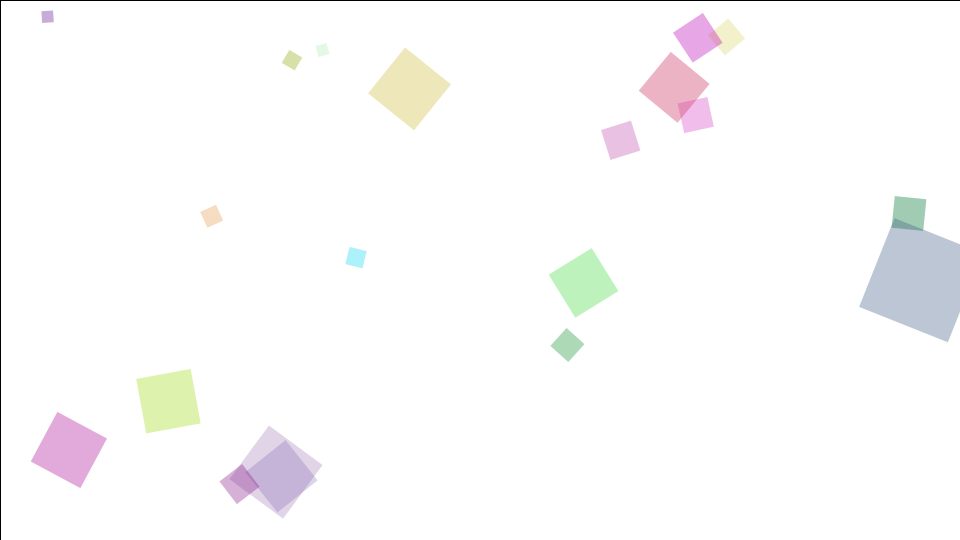
Frame 1 (no input)
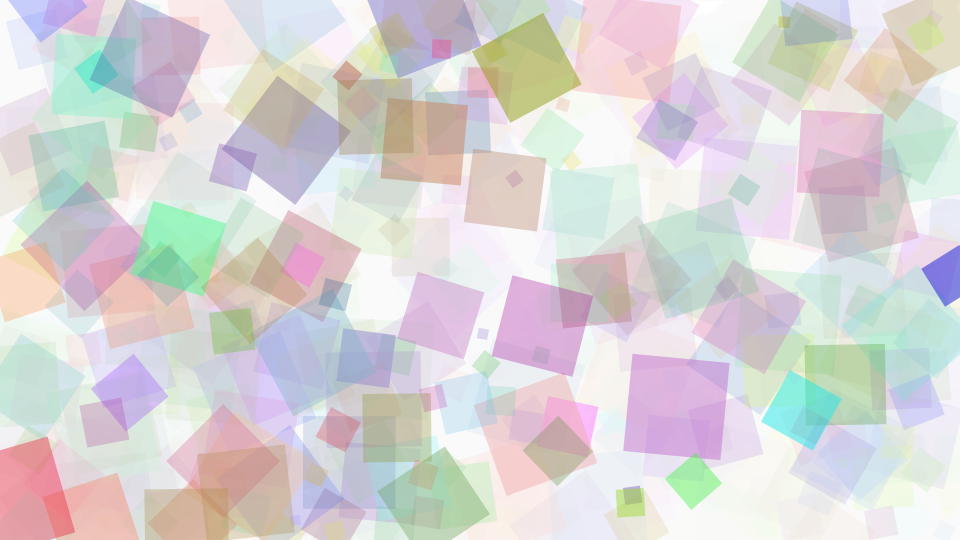
Frame 60 (the mouse pressed at the canvas centre just before this capture)
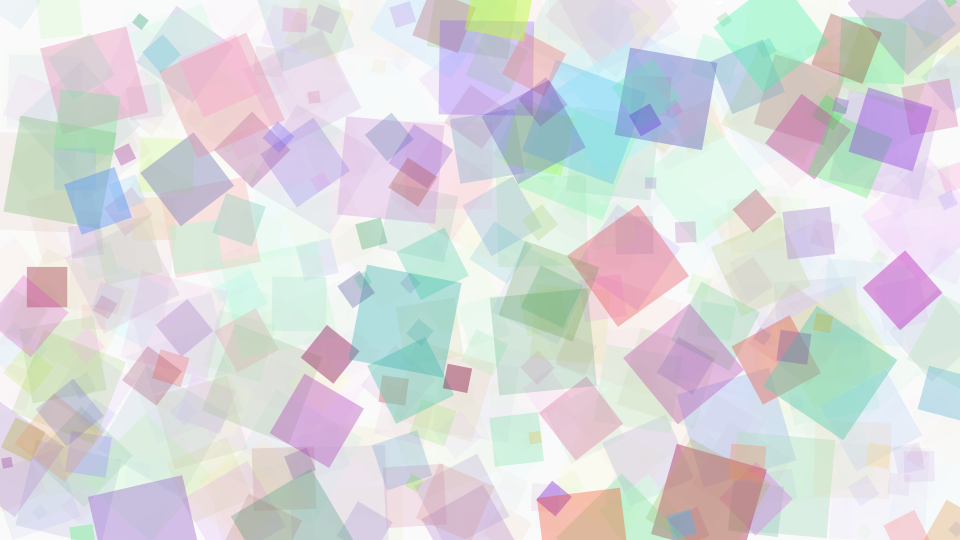
Frame 120 (the mouse held since frame 60 and released just before this capture)

The Processing sketch that drew these frames (run headless with seeded random() and noise(); from frame 60 on, the mouse is pressed at the canvas centre):

// Processing sketch: sketch_xxx_random_element
// ── sketch_xxx_random_element.pde
// setup関数 : 初回1度だけ実行される
void setup() {
  size(960, 540); // ウィンドウサイズを960px,540pxに
  colorMode(HSB, 360, 100, 100, 100); // HSBの色指定
  background(0, 0, 100); // 背景を白に描画
  rectMode(CENTER); //矩形描画の原点を
}

// draw関数 : setup関数実行後繰り返し実行される
void draw() {
  // 透明度を下げた矩形を毎フレーム描画：フェード効果
  fill(0, 0, 100, 10);
  rect(width/2, height/2, width, height);

  for (int i = 0; i < 20; i++) {
    //random関数を使って毎フレーム矩形の属性（位置、回転角度、大きさ、色）を決定
    float x = random(width);
    float y = random(height);
    float theta = random(TWO_PI);
    float size = random(10, 100);
    float hue = random(360);
    float saturation = random(50, 100);
    float brightness = random(50, 100);
    float alpha = random(10, 50);

    // 描画色を指定
    noStroke();
    fill(hue, saturation, brightness, alpha);

    // 位置を移動させてから描画
    pushMatrix();
    translate(x, y);
    rotate(theta);
    rect(0, 0, size, size);
    popMatrix();
  }
}
